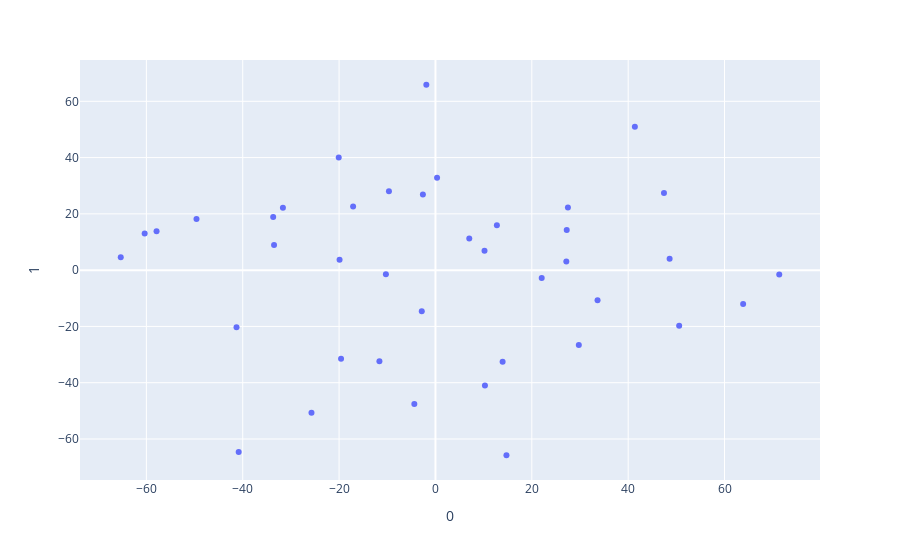

Notebook cell for this chart:
### Code cell
PATH = './output/india/bollywood/'
df = pd.read_csv(PATH+'full_all.csv')

pca = PCA(n_components=2)
components = pca.fit_transform(df)

loadings = pca.components_.T * np.sqrt(pca.explained_variance_)

fig = px.scatter(components, x=0, y=1)

fig.show()

### Figure 1 — Plotly figure (JSON) as saved in the notebook; plotly's stock layout.template omitted (floating-point values rounded to 4 significant figures)
{"data": [{"hovertemplate": "0=%{x}<br>1=%{y}<extra></extra>", "legendgroup": "", "marker": {"color": "#636efa", "symbol": "circle"}, "mode": "markers", "name": "", "orientation": "v", "showlegend": false, "type": "scatter", "x": [-49.59, 10.18, 12.75, -9.653, -41.29, -33.5, -19.9, -60.35, -57.89, -2.605, -4.383, 27.16, 29.76, 10.27, -25.73, 27.25, 7.021, 13.94, 50.58, 33.64, -40.84, 47.43, 27.49, -11.63, 63.86, 48.6, 14.74, 41.38, -10.28, 71.36, 22.05, -20.08, -19.59, -1.891, -33.68, 0.3327, -31.66, -17.09, -65.32, -2.841], "xaxis": "x", "y": [18.19, 6.921, 15.92, 28.06, -20.33, 8.976, 3.731, 13.0, 13.85, 26.88, -47.55, 3.033, -26.62, -41.02, -50.68, 14.27, 11.29, -32.55, -19.72, -10.74, -64.67, 27.44, 22.24, -32.37, -12.02, 4.012, -65.78, 50.99, -1.46, -1.571, -2.75, 40.03, -31.46, 65.89, 18.88, 32.81, 22.19, 22.66, 4.611, -14.59], "yaxis": "y"}], "layout": {"legend": {"tracegroupgap": 0}, "margin": {"t": 60}, "xaxis": {"anchor": "y", "domain": [0, 1], "title": {"text": "0"}}, "yaxis": {"anchor": "x", "domain": [0, 1], "title": {"text": "1"}}}}
